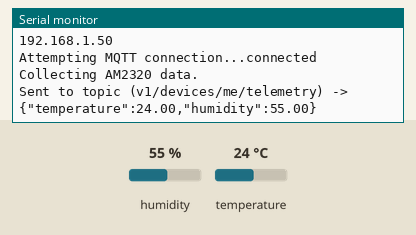
Recording of a sketch running on a simulated ESP8266 (NodeMCU). On the bench: the last lines printed to the serial monitor. Inputs (shaded band) come from the test bench; at power-on: humidity 55 %, temperature 24 °C. WiFi joins after 1.5 s; servers stay silent unless stated; no MQTT or app messages arrive unless stated.

Above: at 2.7 s.
2.8 s: humidity set to 22 %
At 4.7 s:
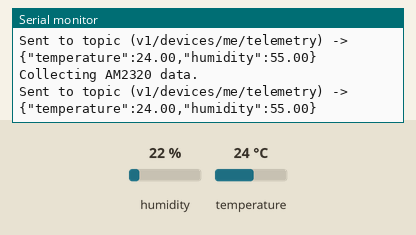
7.7 s: temperature set to 12 °C
At 9.0 s:
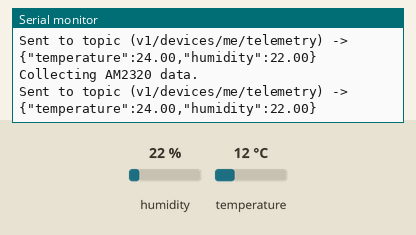
12.6 s: humidity set to 40 %
At 15.0 s:
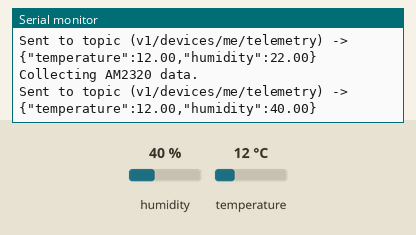
Timing chart, 0 to 16.5 s (numbered marks = the images above; inputs shaded):
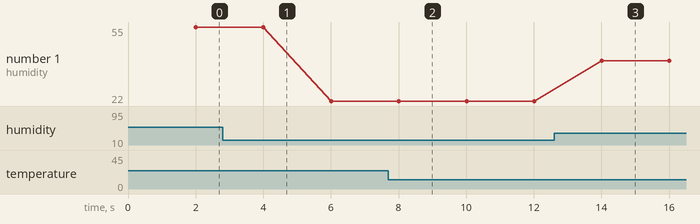

Measured:
- after the input at 12.6 s, the serial monitor: prints a new line after 1.4 s (image 3)
- plotted number 1: 55 → 22 after the input at 2.8 s, 22 → 40 after the input at 12.6 s

The sketch:

esp8266-mqtt-am2320.ino
```cpp
/*
 ESP8266 MQTT + AM2320 T&H Sensor example
 */

#include <ESP8266WiFi.h>
#include <PubSubClient.h>
#include "DHT.h"

// Update these with values suitable for your network.
const char* ssid = "......";
const char* password = "......";

// Connect to thingsboard
const char* mqtt_server = "iot.eniwise.com";
const char* mqtt_username = "IqoCKKqy81igp7q6ZpTI";   // Replace with your token
const char* mqtt_password = "";
const char* mqtt_topic = "v1/devices/me/telemetry";
/*
// Connect to iot.eclipse.org
const char* mqtt_server = "iot.eclipse.org";
const char* mqtt_username = "";
const char* mqtt_password = "";
const char* mqtt_topic = "your_topic";
*/
WiFiClient espClient;
PubSubClient client(espClient);
long lastMsg = 0;

// DHT
#define DHTPIN 2
#define DHTTYPE DHT22

// Initialize DHT sensor.
DHT dht(DHTPIN, DHTTYPE);

void setup() {
  pinMode(BUILTIN_LED, OUTPUT);     // Initialize the BUILTIN_LED pin as an output
  Serial.begin(115200);
  dht.begin();
  setup_wifi();
  client.setServer(mqtt_server, 1883);
}

void setup_wifi() {
  delay(10);
  // We start by connecting to a WiFi network
  Serial.println();
  Serial.print("Connecting to ");
  Serial.println(ssid);

  WiFi.begin(ssid, password);

  while (WiFi.status() != WL_CONNECTED) {
    delay(500);
    Serial.print(".");
  }

  Serial.println("");
  Serial.println("WiFi connected");
  Serial.println("IP address: ");
  Serial.println(WiFi.localIP());
}

void reconnect() {
  // Loop until we're reconnected
  while (!client.connected()) {
    Serial.print("Attempting MQTT connection...");
    // Attempt to connect (clientId, mqtt_username, mqtt_password)
    if (client.connect("eniwise-client", mqtt_username, mqtt_password)) {
      Serial.println("connected");
    } else {
      Serial.print("failed, rc=");
      Serial.print(client.state());
      Serial.println(" try again in 5 seconds");
      // Wait 5 seconds before retrying
      delay(5000);
    }
  }
}

void loop() {
  if (!client.connected()) {
    reconnect();
  }
  client.loop();

  long now = millis();
  // AM2320 requires at least 2 seconds to obtain accurate data
  if (now - lastMsg > 2000) {
    getAndSendAM2320Data();
    lastMsg = now;
  }
}

void getAndSendAM2320Data()
{
  Serial.println("Collecting AM2320 data.");

  // Reading temperature or humidity takes about 250 milliseconds!
  float h = dht.readHumidity();
  // Read temperature as Celsius (the default)
  float t = dht.readTemperature();

  // Check if any reads failed and exit early (to try again).
  if (isnan(h) || isnan(t)) {
    Serial.println("Failed to read from DHT sensor!");
    return;
  }

  // Prepare a JSON payload string
  String payload = "{";
  payload += "\"temperature\":"; payload += t; payload += ",";
  payload += "\"humidity\":"; payload += h;
  payload += "}";

  // Send payload
  char attributes[100];
  payload.toCharArray( attributes, 100 );
  client.publish( mqtt_topic, attributes );
  Serial.print("Sent to topic (");
  Serial.print(mqtt_topic);
  Serial.print(") -> " );
  Serial.println( attributes );
}
```
